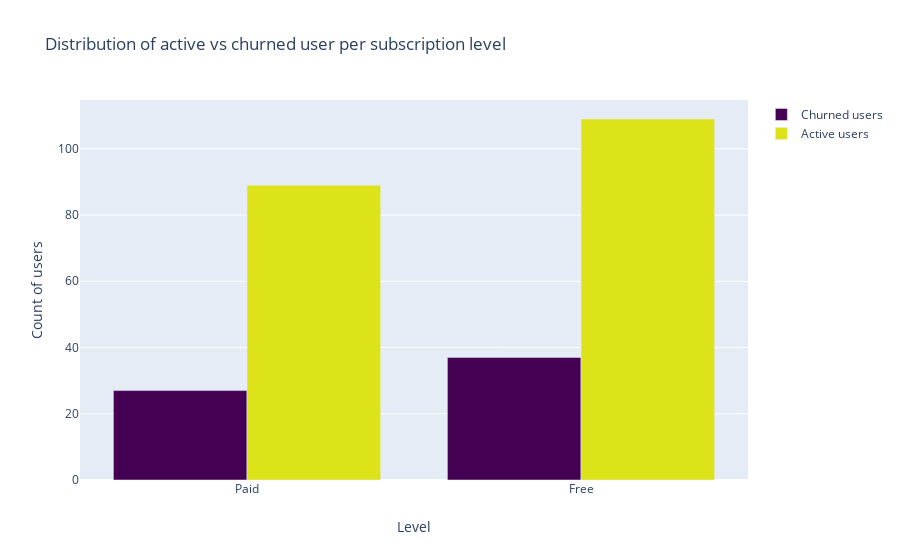

Notebook source saved alongside this figure:
### Code cell
fig = go.Figure(data=[
    go.Bar(
    x=['Paid', 'Free'],
    y=[len(level_churn_service[level_churn_service['level']=='paid']), len(level_churn_service[level_churn_service['level']=='free'])],
    name='Churned users',
    marker=dict(
        color='rgb(68, 1, 84)'
    )
),
    go.Bar(
    x=['Paid', 'Free'],
    y=[len(level_no_churn[level_no_churn['level']=='paid']), len(level_no_churn[level_no_churn['level']=='free'])],
    name='Active users',
    marker=dict(
        color='rgb(220, 227, 25)'
    )
)
])

fig.layout.update(go.Layout(
    title_text="Distribution of active vs churned user per subscription level",
    xaxis = {'title':"Level"},
    yaxis = {'title':"Count of users"}, 
    barmode='group'
))

fig.show()

### Figure 1 — Plotly figure (JSON) as saved in the notebook; plotly's stock layout.template omitted (floating-point values rounded to 4 significant figures)
{"data": [{"marker": {"color": "rgb(68, 1, 84)"}, "name": "Churned users", "type": "bar", "x": ["Paid", "Free"], "y": [27, 37]}, {"marker": {"color": "rgb(220, 227, 25)"}, "name": "Active users", "type": "bar", "x": ["Paid", "Free"], "y": [89, 109]}], "layout": {"barmode": "group", "title": {"text": "Distribution of active vs churned user per subscription level"}, "xaxis": {"title": {"text": "Level"}}, "yaxis": {"title": {"text": "Count of users"}}}}
